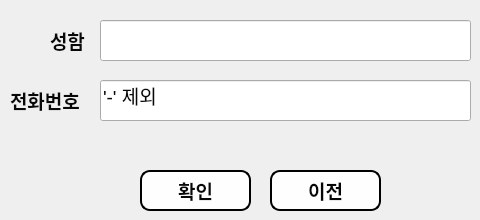
     <widget class="QWidget" name="page_6">
      <widget class="QPushButton" name="pushButton_10">
       <property name="geometry">
        <rect>
         <x>140</x>
         <y>170</y>
         <width>111</width>
         <height>41</height>
        </rect>
       </property>
       <property name="font">
        <font>
         <pointsize>14</pointsize>
         <bold>true</bold>
        </font>
       </property>
       <property name="styleSheet">
        <string notr="true">color: rgb(8, 8, 8);
border-radius: 10px;
background-color: rgb(254, 254, 254);
border:2px solid;</string>
       </property>
       <property name="text">
        <string>확인</string>
       </property>
      </widget>
      <widget class="QLabel" name="label_23">
       <property name="geometry">
        <rect>
         <x>10</x>
         <y>80</y>
         <width>81</width>
         <height>41</height>
        </rect>
       </property>
       <property name="font">
        <font>
         <pointsize>14</pointsize>
         <bold>true</bold>
        </font>
       </property>
       <property name="styleSheet">
        <string notr="true">color: rgb(8, 8, 8);</string>
       </property>
       <property name="text">
        <string>전화번호</string>
       </property>
      </widget>
      <widget class="QLabel" name="label_22">
       <property name="geometry">
        <rect>
         <x>50</x>
         <y>20</y>
         <width>41</width>
         <height>41</height>
        </rect>
       </property>
       <property name="font">
        <font>
         <pointsize>14</pointsize>
         <bold>true</bold>
        </font>
       </property>
       <property name="styleSheet">
        <string notr="true">color: rgb(8, 8, 8);</string>
       </property>
       <property name="text">
        <string>성함</string>
       </property>
      </widget>
      <widget class="QLineEdit" name="lineEdit_8">
       <property name="geometry">
        <rect>
         <x>100</x>
         <y>80</y>
         <width>371</width>
         <height>41</height>
        </rect>
       </property>
       <property name="font">
        <font>
         <pointsize>14</pointsize>
        </font>
       </property>
       <property name="styleSheet">
        <string notr="true">color: rgb(8, 8, 8);</string>
       </property>
       <property name="text">
        <string>'-' 제외</string>
       </property>
      </widget>
      <widget class="QLineEdit" name="lineEdit_7">
       <property name="geometry">
        <rect>
         <x>100</x>
         <y>20</y>
         <width>371</width>
         <height>41</height>
        </rect>
       </property>
       <property name="font">
        <font>
         <pointsize>14</pointsize>
        </font>
       </property>
       <property name="styleSheet">
        <string notr="true">color: rgb(8, 8, 8);</string>
       </property>
      </widget>
      <widget class="QPushButton" name="pushButton_19">
       <property name="geometry">
        <rect>
         <x>270</x>
         <y>170</y>
         <width>111</width>
         <height>41</height>
        </rect>
       </property>
       <property name="font">
        <font>
         <pointsize>14</pointsize>
         <bold>true</bold>
        </font>
       </property>
       <property name="styleSheet">
        <string notr="true">color: rgb(6, 6, 6);
border-radius: 10px;
background-color: rgb(254, 254, 254);
border:2px solid;</string>
       </property>
       <property name="text">
        <string>이전</string>
       </property>
      </widget>
     </widget>
